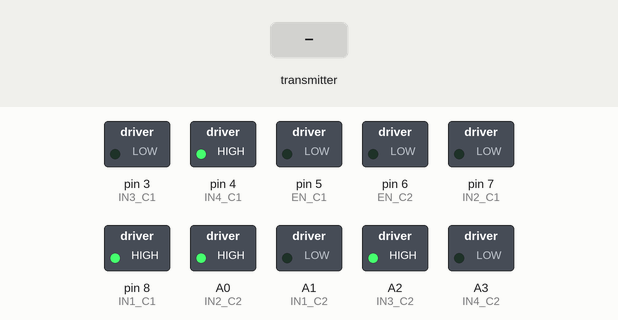
The sketch below on a simulated Arduino Uno, built with avr-gcc and run on an emulated ATmega328P. On the bench: switched loads named in the sketch (green lamp = pin HIGH). The test bench sets the inputs (shaded band). No radio packets arrive unless stated.

Above: at 1.3 s.
1.4 s: the transmitter starts sending valor_aceleracion = 64
At 2.6 s:
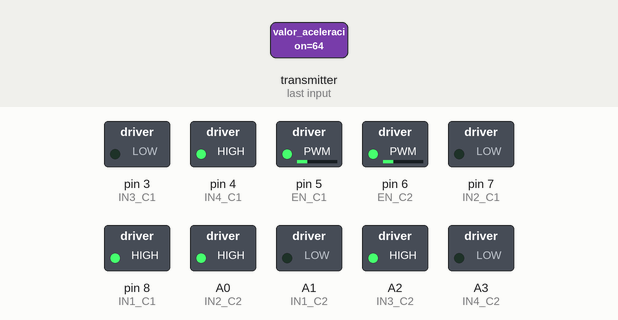
2.9 s: the transmitter starts sending valor_derecha = 64
At 3.7 s:
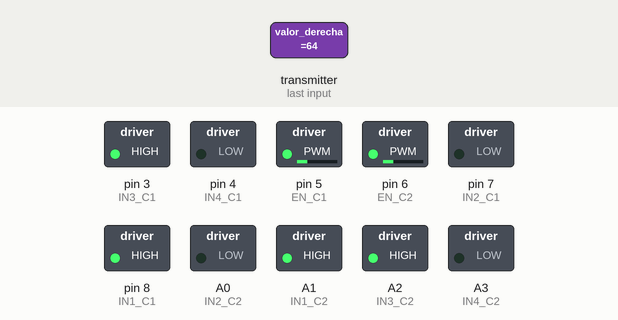
4.4 s: the transmitter starts sending rotacion = 64
At 5.6 s:
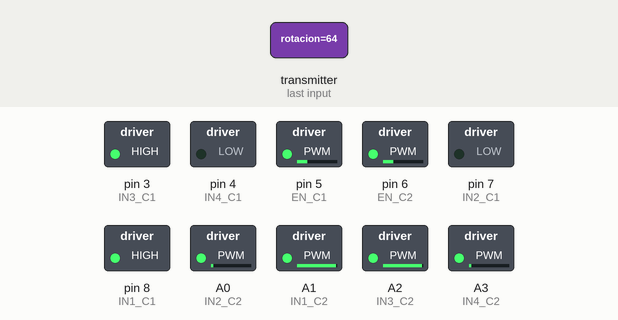
5.9 s: the transmitter starts sending valor_derecha = 0
At 7.1 s:
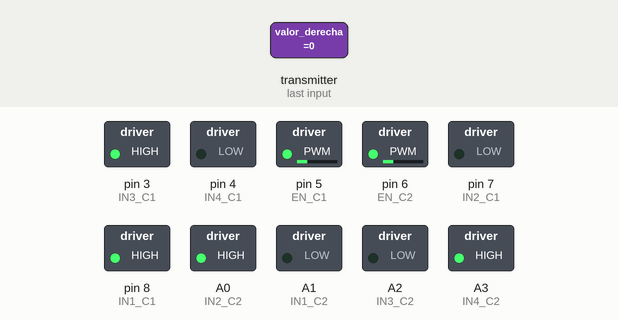
7.4 s: the transmitter starts sending valor_izquierda = 64
At 8.6 s:
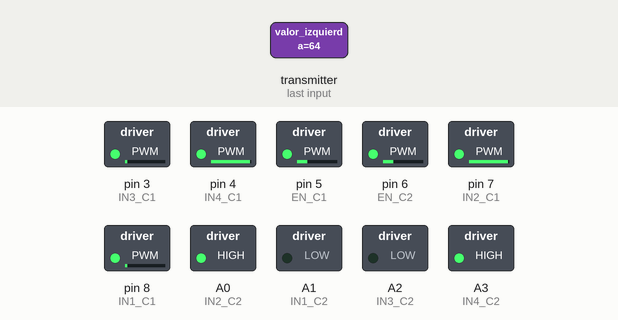
8.9 s: the transmitter starts sending valor_izquierda = 0
At 9.4 s:
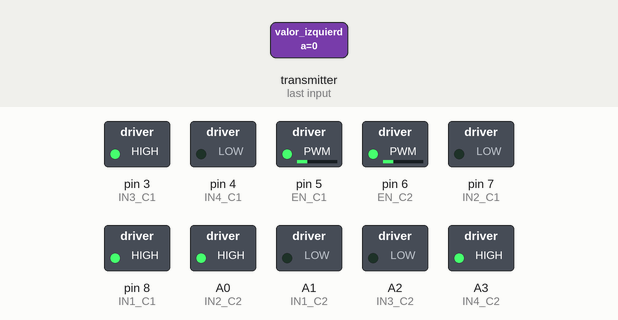
Timing chart, 0 to 11.4 s (numbered marks = the images above; inputs shaded):
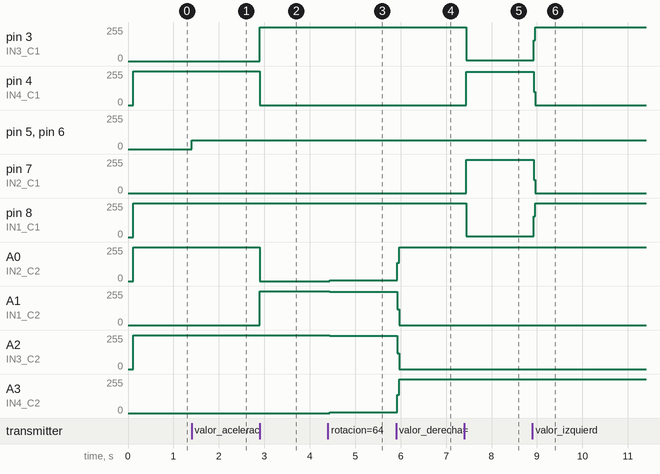

Measured:
- after the input at 1.4 s, pin 5 (EN_C1), pin 6 (EN_C2): 0/255 → 64/255 at once
- after the input at 2.9 s, pin 3 (IN3_C1), A1 (IN1_C2): 0/255 → 255/255 at once; pin 4 (IN4_C1), A0 (IN2_C2): 255/255 → 0/255 at once
- after the input at 4.4 s, A0 (IN2_C2), A3 (IN4_C2): 0/255 → 7/255 at once; A1 (IN1_C2), A2 (IN3_C2): 255/255 → 248/255 at once
- after the input at 5.9 s, A0 (IN2_C2), A3 (IN4_C2): 7/255 → 255/255 at once; A1 (IN1_C2), A2 (IN3_C2): 248/255 → 0/255 at once
- after the input at 7.4 s, pin 3 (IN3_C1), pin 8 (IN1_C1): 255/255 → 7/255 after 0.05 s; pin 4 (IN4_C1), pin 7 (IN2_C1): 0/255 → 248/255 after 0.05 s
- after the input at 8.9 s, pin 3 (IN3_C1), pin 8 (IN1_C1): 7/255 → 255/255 at once; pin 4 (IN4_C1), pin 7 (IN2_C1): 248/255 → 0/255 at once

The sketch:

codigo_robot3.ino
```cpp
/*
   Este el codigo para una shield de motores puente en H
   diseñadp por: José Antonio Martín pretel
   fecha de cracion: 30/5/2023
*/
#include <RF24.h>

// definimos los pines a los que van a ir conectados los pines del L293D
#define IN1_C1 8
#define IN2_C1 7
#define IN3_C1 3
#define IN4_C1 4
#define IN1_C2 A1
#define IN2_C2 A0
#define IN3_C2 A2
#define IN4_C2 A3
#define EN_C1 5
#define EN_C2 6

#define CE 9
#define CSN 10

#define DEBUG 0

RF24 radio(CE, CSN);

byte direcion[][6] = {"0"};

// variables de entrada de control
struct datos
{
  uint8_t valor_aceleracion;
  uint8_t valor_derecha;
  uint8_t valor_izquierda;
  uint8_t valor_direccion;
  uint8_t rotacion;
} entrada;

//diferentes funciones
void adelante(uint8_t v_comun);
void atras(uint8_t v_comun);
void derecha(uint8_t v_comun);
void izquierda(uint8_t v_comun);
void oblicua_derecha();
void oblicua_izquierda();
void rotacion(uint8_t v_comun);
void presentacion();

void comunicacion();
void control();

void setup()
{
  // put your setup code here, to run once:
  Serial.begin(115200);
  delay(100);
  radio.begin();
  radio.setChannel(115);
  radio.setPALevel(RF24_PA_MAX);
  radio.setDataRate(RF24_250KBPS);
  radio.openReadingPipe(1, direcion[0]);
  radio.startListening();


  pinMode(IN1_C1, OUTPUT);
  pinMode(IN2_C1, OUTPUT);
  pinMode(IN3_C1, OUTPUT);
  pinMode(IN4_C1, OUTPUT);
  pinMode(EN_C1, OUTPUT);
  pinMode(IN1_C2, OUTPUT);
  pinMode(IN2_C2, OUTPUT);
  pinMode(IN3_C2, OUTPUT);
  pinMode(IN4_C2, OUTPUT);
  pinMode(EN_C2, OUTPUT);
}

void loop()
{
  control();
  //presentacion();
}

void control()
{
  comunicacion();

  // dirreción
  if (entrada.rotacion >40)
    rotacion(entrada.valor_aceleracion);
   else if ((entrada.valor_direccion < 40) && (entrada.valor_derecha < 40) && (entrada.valor_izquierda < 40))
    adelante(entrada.valor_aceleracion);
  else if ((entrada.valor_direccion > 40) && (entrada.valor_derecha < 40) && (entrada.valor_izquierda < 40))
    atras(entrada.valor_aceleracion);
    if (entrada.valor_derecha > 40)
    derecha(entrada.valor_derecha);
  else if (entrada.valor_izquierda > 40)
    izquierda(entrada.valor_izquierda);

}

void comunicacion()
{
  if (radio.available())
  {
    while (radio.available())
    {
      radio.read(&entrada, sizeof(entrada));
    }
    #if DEBUG
    Serial.print("valor de dirrecion: ");
    Serial.println(entrada.valor_direccion);
    Serial.print("valor de aceleracion: ");
    Serial.println(entrada.valor_aceleracion);
    Serial.print("valor izquierda: ");
    Serial.println(entrada.valor_izquierda);
    Serial.print("valor derecha: ");
    Serial.println(entrada.valor_derecha);
    Serial.print("valor de dirrecion: ");
    Serial.println(entrada.valor_direccion);
    Serial.println(entrada.rotacion);
    #endif
  }
}

void adelante(uint8_t v_comun)
{
  //este el lado derecho
  digitalWrite(IN1_C1, HIGH);
  digitalWrite(IN2_C1, LOW);
  digitalWrite(IN3_C1, LOW);
  digitalWrite(IN4_C1, HIGH);
  analogWrite(EN_C1, v_comun); // minimo para que empieze a andar 80

  // este es el lado izquierdo
  digitalWrite(IN1_C2, LOW);
  digitalWrite(IN2_C2, HIGH);
  digitalWrite(IN3_C2, HIGH);
  digitalWrite(IN4_C2, LOW);
  analogWrite(EN_C2, v_comun);
}

void atras(uint8_t v_comun)
{
  digitalWrite(IN1_C1, LOW);
  digitalWrite(IN2_C1, HIGH);
  digitalWrite(IN3_C1, HIGH);
  digitalWrite(IN4_C1, LOW);
  analogWrite(EN_C1, v_comun);
  digitalWrite(IN1_C2, HIGH);
  digitalWrite(IN2_C2, LOW);
  digitalWrite(IN3_C2, LOW);
  digitalWrite(IN4_C2, HIGH);
  analogWrite(EN_C2, v_comun);
}

void derecha(uint8_t v_comun)
{
  digitalWrite(IN1_C1, HIGH);
  digitalWrite(IN2_C1, LOW);
  digitalWrite(IN3_C1, HIGH);
  digitalWrite(IN4_C1, LOW);
  analogWrite(EN_C1, v_comun);

  digitalWrite(IN1_C2, HIGH);
  digitalWrite(IN2_C2, LOW);
  digitalWrite(IN3_C2, HIGH);
  digitalWrite(IN4_C2, LOW);
  analogWrite(EN_C2, v_comun);
}

void izquierda(uint8_t v_comun)
{
  digitalWrite(IN1_C1, LOW);
  digitalWrite(IN2_C1, HIGH);
  digitalWrite(IN3_C1, LOW);
  digitalWrite(IN4_C1, HIGH);
  analogWrite(EN_C1, v_comun);

  digitalWrite(IN1_C2, LOW);
  digitalWrite(IN2_C2, HIGH);
  digitalWrite(IN3_C2, LOW);
  digitalWrite(IN4_C2, HIGH);
  analogWrite(EN_C2, v_comun);
}

void oblicua_derecha()
{
  digitalWrite(IN1_C1, HIGH);
  digitalWrite(IN2_C1, LOW);
  digitalWrite(IN3_C1, LOW);
  digitalWrite(IN4_C1, LOW);
  analogWrite(EN_C1, 180);

  digitalWrite(IN1_C2, LOW);
  digitalWrite(IN2_C2, LOW);
  digitalWrite(IN3_C2, HIGH);
  digitalWrite(IN4_C2, LOW);
  analogWrite(EN_C2, 180);
}

void oblicua_izquierda()
{
  digitalWrite(IN1_C1, LOW);
  digitalWrite(IN2_C1, LOW);
  digitalWrite(IN3_C1, LOW);
  digitalWrite(IN4_C1, HIGH);
  analogWrite(EN_C1, 180);

  digitalWrite(IN1_C2, LOW);
  digitalWrite(IN2_C2, HIGH);
  digitalWrite(IN3_C2, LOW);
  digitalWrite(IN4_C2, LOW);
  analogWrite(EN_C2, 180);
}

void rotacion(uint8_t v_comun)
{
  digitalWrite(IN1_C1, HIGH);
  digitalWrite(IN2_C1, LOW);
  digitalWrite(IN3_C1, HIGH);
  digitalWrite(IN4_C1, LOW);
  analogWrite(EN_C1, v_comun);

  digitalWrite(IN1_C2, LOW);
  digitalWrite(IN2_C2, HIGH);
  digitalWrite(IN3_C2, LOW);
  digitalWrite(IN4_C2, HIGH);
  analogWrite(EN_C2, v_comun);
}
void presentacion()
{
  adelante(180);
  delay(2000);
  atras(180);
  delay(2000);
  derecha(180);
  delay(2000);
  izquierda(180);
  delay(2000);
  oblicua_derecha();
  delay(2000);
  oblicua_izquierda();
  delay(2000);
  rotacion(180);
  delay(2000);
}
```
